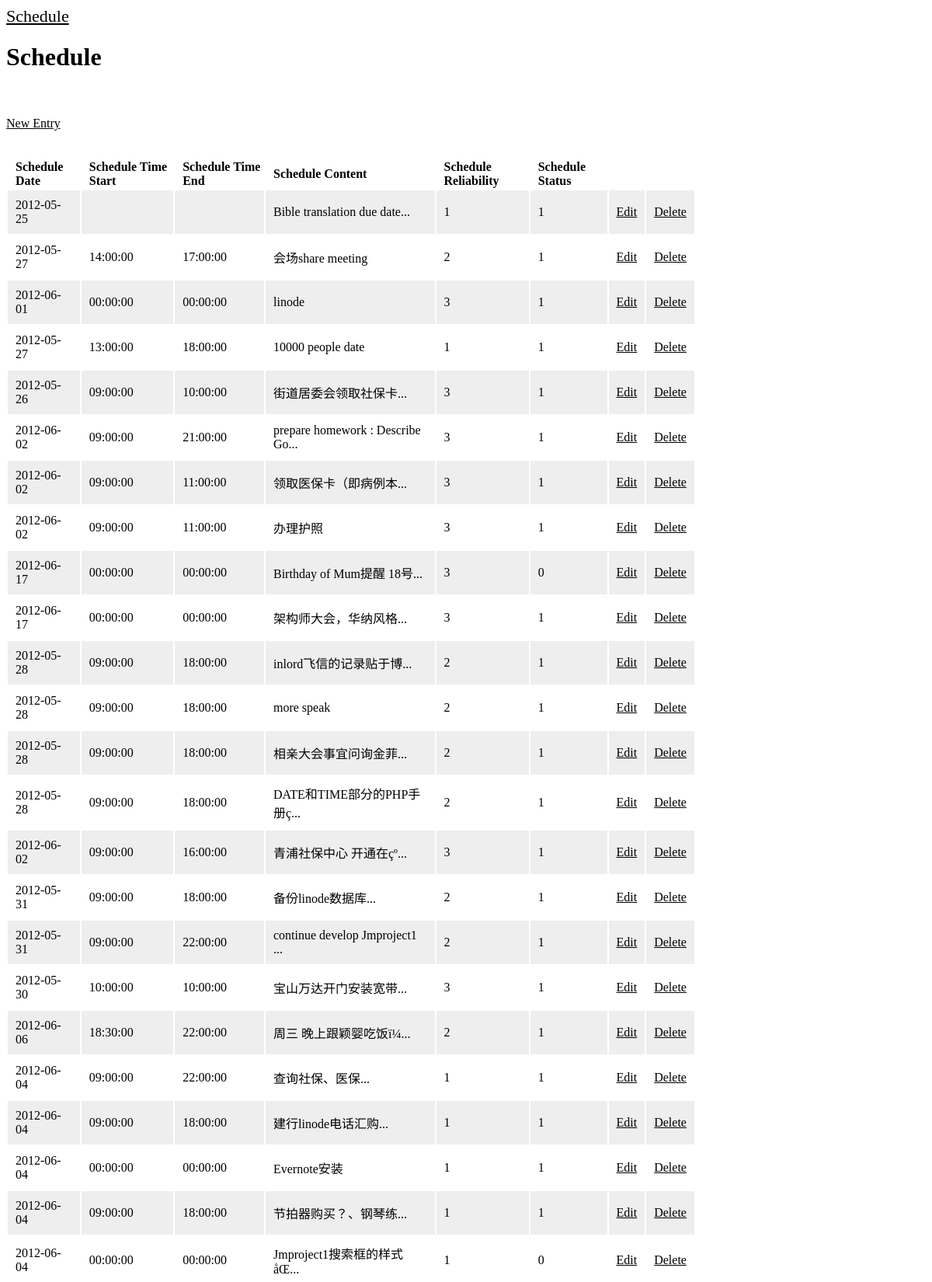
The page /scaffolding/scaffolding.php (upper part) on the database its author committed.
### tables this page shows
CREATE TABLE `schedule` (
  `id` int(10) unsigned NOT NULL AUTO_INCREMENT,
  `schedule_date` date DEFAULT NULL,
  `schedule_time_start` time DEFAULT NULL,
  `schedule_time_end` time DEFAULT NULL,
  `schedule_content` text,
  `schedule_reliability` tinyint(3) DEFAULT NULL,
  `schedule_status` tinyint(1) DEFAULT NULL,
  PRIMARY KEY (`id`)
);

### scaffolding/includes/db.php (called while the page is built, shortened)
<?php
class MySQLDatabaseConnection{
	var $database;
	var $username;
	var $password;
	var $host;
	var $connection;
	function MySQLDatabaseConnection($database, $username, $password, $host){
		$this->database = $database;
		$this->username = $username;
		$this->password = $password;
		$this->host = $host;
	}
	function connect(){
		$this->connection = mysql_connect($this->host,$this->username, $this->password);
		if(mysql_select_db($this->database, $this->connection)){
			return true;
		}
		return false;
	}
	function query($query){
        $this->result = mysql_query($query, $this->connection);
		if (!$this->result) {
			$message  = 'Invalid query: ' . mysql_error() . "\n";
			$message .= 'Whole query: ' . $query;
			die($message);
	        }
        	else {
			return $this->result;
        	}
	}
}
?>

### scaffolding/scaffolding.php (the view, shortened to what this page needs)
<?php
include('includes/db.php');
$table = 'schedule';
$action = $_GET['action'];
new Scaffolding($table,"publish","root","nihaoma1234567","localhost",$action);
Class Scaffolding{
  var $table = null;
  var $db = null;
  var $action = null;
  function Scaffolding($table, $database, $username, $password, $host, $action){
    $this->db = new MySQLDatabaseConnection($database, $username, $password, $host);
    if(isset($action)){
      $this->action = mysql_real_escape_string($action);
    }
    else{
      $this->action = "list";
    }
    if(isset($table)){
    	$this->table = mysql_real_escape_string($table);
    }
    else{
    	$this->action = "no_table";
    }
    switch($this->action){
      case "list":
        $this->listtable();
      break;
    }
  }
  function listtable(){
  	$this->drawHeader();
  	echo "<h1>".ucwords(str_replace("_", ' ', $this->table))."</h1>";
    echo "<br /><br /><a href='?action=new&page=$this->table'>New Entry</a>";
    $query = $this->db->query("SELECT * FROM ".$this->table);
    echo "\n<table class=\"listTable\">";
    $i = 0;
    echo "\n\t<tr>";
    while($i < mysql_num_fields($query)){
      $column = mysql_fetch_field($query, $i);
      if($column->name != "id"){
        echo "\n\t\t<th>".ucwords(str_replace("_", ' ', $column->name))."</th>";
      }
      $i++;
    }
    echo "\n\t</tr>";
    $x = 0;
    while($result = mysql_fetch_array($query)){
      echo "\n\t<tr class='row$x'>";
      foreach($result as $column => $value){
        if(!is_int($column) && $column != "id"){
          if(substr($column,-3)== "_id"){
      		$table = substr($column,0,-3);
      	    $foreignQuery = $this->db->query("SELECT * FROM $table WHERE id = $value");
      	    while($row = mysql_fetch_array($foreignQuery)){
      	    	echo "\n\t\t<td>".$row['name']."</td>";
      	    }
      	  }
          else{
          	if(strlen($value) > 20){
          		echo "\n\t\t<td>".substr($value,0,30)."...</td>";
          	}
          	else{
          		echo "\n\t\t<td>$value</td>";
          	}
          }
        }
      }
      ?>
      <?php echo "\n\t\t"; ?><td><a href="?page=<?php echo $this->table; ?>&action=edit&amp;id=<?php echo $result['id']; ?>">Edit</a></td>
      <?php echo "\n\t\t"; ?><td><a href="?page=<?php echo $this->table; ?>&action=delete&amp;id=<?php echo $result['id']; ?> onclick="return confirm('Are you sure you want to delete?');"">Delete</a></td>
      <?php
      echo "\n\t</tr>";
      $x = 1 - $x;
    }
    echo "\n</table>";
    $this->drawFooter();
  }
  function drawHeader(){
  	include('templates/header.php');
  	$this->drawMenu();
  }
  function drawFooter(){
  	include('templates/footer.php');
  }
  function drawMenu(){
  	$query = $this->db->query("SHOW TABLES");
  	echo "\n<div class=\"menu\">";
  	while ($row = mysql_fetch_row($query)) {
    	echo "\n\t<a href=\"".$_SERVER['PHP_SELF']."?page=".$row[0]."&action=list\" class=\"menuItems\">";
    	echo ucwords(str_replace("_", ' ', $row[0]));
    	echo "</a>";
	}
	echo "</div>";
  }
}
?>

### scaffolding/templates/header.php (shortened to what this page needs)
<!DOCTYPE HTML PUBLIC "-//W3C//DTD HTML 4.01//EN" "http://www.w3.org/TR/html4/strict.dtd">
<html>
<head>
	<link rel="stylesheet" type="text/css" href="css/main_style.css" />
</head>
<body>

### scaffolding/css/main_style.css (style rules this page uses)
.menuItems { font-size: 22px; margin-right: 30px; color: #000; }
.listTable { margin-top: 35px; margin-bottom: 40px; width: 75%; }
.row0 { background-color: #eeeeee; }
th { text-align: left; padding-left: 10px; }
td { padding-left: 10px; padding: 10px; }
a { color: #000; }

### rows shown on the page
schedule: schedule_date "2012-05-25", schedule_content "Bible translation due date", schedule_reliability "1", schedule_status "1"
schedule: schedule_date "2012-05-27", schedule_time_start "14:00:00", schedule_time_end "17:00:00", schedule_content "会场share meeting", schedule_reliability "2", schedule_status "1"
schedule: schedule_date "2012-06-01", schedule_time_start "00:00:00", schedule_time_end "00:00:00", schedule_content "linode", schedule_reliability "3", schedule_status "1"
schedule: schedule_date "2012-05-27", schedule_time_start "13:00:00", schedule_time_end "18:00:00", schedule_content "10000 people date", schedule_reliability "1", schedule_status "1"
schedule: schedule_date "2012-05-26", schedule_time_start "09:00:00", schedule_time_end "10:00:00", schedule_content "街道居委会领取社保卡", schedule_reliability "3", schedule_status "1"
schedule: schedule_date "2012-06-02", schedule_time_start "09:00:00", schedule_time_end "21:00:00", schedule_content "prepare homework : Describe Go", schedule_reliability "3", schedule_status "1"
schedule: schedule_date "2012-06-02", schedule_time_start "09:00:00", schedule_time_end "11:00:00", schedule_content "领取医保卡（即病例本", schedule_reliability "3", schedule_status "1"
schedule: schedule_date "2012-06-02", schedule_time_start "09:00:00", schedule_time_end "11:00:00", schedule_content "办理护照", schedule_reliability "3", schedule_status "1"
schedule: schedule_date "2012-06-17", schedule_time_start "00:00:00", schedule_time_end "00:00:00", schedule_content "Birthday of Mum提醒 18号", schedule_reliability "3", schedule_status "0"
schedule: schedule_date "2012-06-17", schedule_time_start "00:00:00", schedule_time_end "00:00:00", schedule_content "架构师大会，华纳风格", schedule_reliability "3", schedule_status "1"
schedule: schedule_date "2012-05-28", schedule_time_start "09:00:00", schedule_time_end "18:00:00", schedule_content "inlord飞信的记录贴于博", schedule_reliability "2", schedule_status "1"
schedule: schedule_date "2012-05-28", schedule_time_start "09:00:00", schedule_time_end "18:00:00", schedule_content "more speak", schedule_reliability "2", schedule_status "1"
schedule: schedule_date "2012-05-28", schedule_time_start "09:00:00", schedule_time_end "18:00:00", schedule_content "相亲大会事宜问询金菲", schedule_reliability "2", schedule_status "1"
schedule: schedule_date "2012-05-28", schedule_time_start "09:00:00", schedule_time_end "18:00:00", schedule_content "DATE和TIME部分的PHP手册ç", schedule_reliability "2", schedule_status "1"
schedule: schedule_date "2012-06-02", schedule_time_start "09:00:00", schedule_time_end "16:00:00", schedule_content "青浦社保中心 开通在çº", schedule_reliability "3", schedule_status "1"
schedule: schedule_date "2012-05-31", schedule_time_start "09:00:00", schedule_time_end "18:00:00", schedule_content "备份linode数据库", schedule_reliability "2", schedule_status "1"
schedule: schedule_date "2012-05-31", schedule_time_start "09:00:00", schedule_time_end "22:00:00", schedule_content "continue develop Jmproject1", schedule_reliability "2", schedule_status "1"
schedule: schedule_date "2012-05-30", schedule_time_start "10:00:00", schedule_time_end "10:00:00", schedule_content "宝山万达开门安装宽带", schedule_reliability "3", schedule_status "1"
schedule: schedule_date "2012-06-06", schedule_time_start "18:30:00", schedule_time_end "22:00:00", schedule_content "周三 晚上跟颖婴吃饭ï¼", schedule_reliability "2", schedule_status "1"
schedule: schedule_date "2012-06-04", schedule_time_start "09:00:00", schedule_time_end "22:00:00", schedule_content "查询社保、医保", schedule_reliability "1", schedule_status "1"
schedule: schedule_date "2012-06-04", schedule_time_start "09:00:00", schedule_time_end "18:00:00", schedule_content "建行linode电话汇购", schedule_reliability "1", schedule_status "1"
schedule: schedule_date "2012-06-04", schedule_time_start "00:00:00", schedule_time_end "00:00:00", schedule_content "Evernote安装", schedule_reliability "1", schedule_status "1"
schedule: schedule_date "2012-06-04", schedule_time_start "09:00:00", schedule_time_end "18:00:00", schedule_content "节拍器购买？、钢琴练", schedule_reliability "1", schedule_status "1"
schedule: schedule_date "2012-06-04", schedule_time_start "00:00:00", schedule_time_end "00:00:00", schedule_content "Jmproject1搜索框的样式åŒ", schedule_reliability "1", schedule_status "0"

### other values the page prints
str_replace("_", ' ', $row[0]) "Schedule"
str_replace("_", ' ', $this->table) "Schedule"
str_replace("_", ' ', $column->name) "Schedule Date"
str_replace("_", ' ', $column->name) "Schedule Time Start"
str_replace("_", ' ', $column->name) "Schedule Time End"
str_replace("_", ' ', $column->name) "Schedule Content"
str_replace("_", ' ', $column->name) "Schedule Reliability"
str_replace("_", ' ', $column->name) "Schedule Status"
